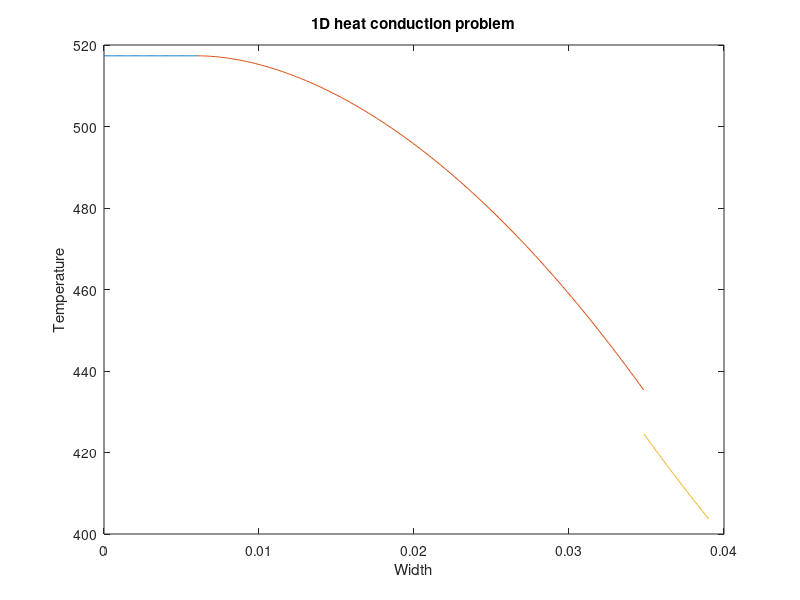

Reproduce this figure in MATLAB.
function F=analy2pl
% Solves analytically the heat conduction equation in 1-D r-geometry
% with T gap.

% clear the console screen
clc; close all;
% load the data structure with info pertaining to the physical problem
dat.k{1}=@(r) 18;
dat.k{2}=@(r) 16;
dat.k{3}=@(r) 16;
dat.esrc{1}=@(r) 0;
dat.esrc{2}=@(r) 5000000;
dat.esrc{3}=@(r) 0;
dat.hgap=15764;
dat.hcv=20000;
dat.width=[0.006 0.034823 0.039];
bc.rite.type=1;
bc.rite.C=400;
dat.bc=bc; clear bc;

verif_hc_eq(dat);

return
end

%%%%%%%%%%%%%%%%%%%%%%%%%%%%%%%%%%%%%
function verif_hc_eq(dat)

k=dat.k; src=dat.esrc; hgap=dat.hgap; hcv=dat.hcv; L=dat.width;

% general form of the solution:
% Zone 1 : T1 = E1
% dT1/dr= 0
% Zone 2 : T2 = -q/(4*k2)*(r^2) + B2*ln(r) + E2
% dT2/dr= -q/2k2*r + B2/r
% Zone 3 : T3 = B3*ln(r) + E3
% dT3/dr= B3/r

switch dat.bc.rite.type
    case 0 % Neumann
        % k3*du3/dn=C on the right becomes: k3*du3/dx=C
        % <==> k3*B3/L3=C <==> B3=C*L3/k3
        mat(5,1:5) =[0,0,0,1,0];
        b(5) = dat.bc.rite.C*L(3) / k{3}(L(3));
    case 1 % Robin
        % u3+k3/hcv*du3/dn =C on the right becomes: u3+k3/hcv*du3/dx =C
        % <==> (ln(L3)+k3/(hcv*L3))B3+E3=C
        mat(5,1:5) =[0,0,0,log(L(3))+k{3}(L(3))/(hcv*L(3)),1];
        b(5) = dat.bc.rite.C;
    case 2 % Dirichlet
        % u3=C <==> B3*ln(L3)+E3=C
        mat(5,1:5) =[0,0,0,log(L(3)),1];
        b(5) = dat.bc.rite.C;
end

% fixed conditions
% continuity of T and flux between zone 1 and zone 2 (interface L1)
% T1(L1)=T2(L1) <==> B1=(-q/4k2)*(L1^2)+B2*ln(L1)+E2
% <==> -E1+B2*ln(L1)+E2=(q/4k2)*(L1^2)
mat(1,1:5) =[-1,log(L(1)),1,0,0];
b(1) =src{2}(L(1))/(4*k{2}(L(1)))*L(1)*L(1);
% phi1(L1)=phi2(L1) <==> 0=k2*((-q/2k2)*L1+B2/L1)
% <==> B2=(q/2k2)*L1*L1
mat(2,1:5) =[0,1,0,0,0];
b(2) =src{2}(L(1))/(2*k{2}(L(1)))*L(1)*L(1);

% discontinuity of T between zone 2 and zone 3 (interface L2)
% T2(L2)=(-q/4k2)*(L2^2)+B2*ln(L2)+E2
% T3(L2)=B3*ln(L2)+E3
% Tg=(T2(L2)+T3(L2))/2
% -k2*dT2/dr=hgap(T2(L2)-Tg)
% <==> -k2(-q/2k2*L2+B2/L2)=hgap(T2(L2)-T3(L2))/2
% <==> (2k2/(hgap*L2)+ln(L2))*B2+E2-ln(L2)*B3-E3=q/4k2*(L2^2)+q*L2/hgap
mat(3,1:5) =[0,2*k{2}(L(2))/(hgap*L(2))+log(L(2)),1,-log(L(2)),-1];
b(3) =(src{2}(L(2))/(4*k{2}(L(2))))*L(2)*L(2)+src{2}(L(2))*L(2)/hgap;
% -k3*dT3/dr=hgap(Tg-T3(L2))
% <==> -k3*B3/L2=hgap(T2(L2)-T3(L2))/2
% <==> ln(L2)*B2+E2+(2k3/(L2*hgap)-ln(L2))*B3-E3=q/4k2*(L2^2)
mat(4,1:5) =[0,log(L(2)),1,2*k{3}(L(2))/(L(2)*hgap)-log(L(2)),-1];
b(4) =(src{2}(L(2))/(4*k{2}(L(2))))*L(2)*L(2);

% get coefficient for the analytical solution
a=mat\b';
r1=linspace(0,L(1));
r2=linspace(L(1),L(2));
r3=linspace(L(2),L(3));
y1=a(1)+0*r1;
y2=-src{2}(r2)/(4*k{2}(r2))*(r2.^2)+a(2)*log(r2)+a(3);
y3=a(4)*log(r3)+a(5);

plot(r1,y1,r2,y2,r3,y3); hold all;
title('1D heat conduction problem')
xlabel('Width')
ylabel('Temperature')

return
end

%%%%%%%%%%%%%%%%%%%%%%%%%%%%%%%%%%%%%